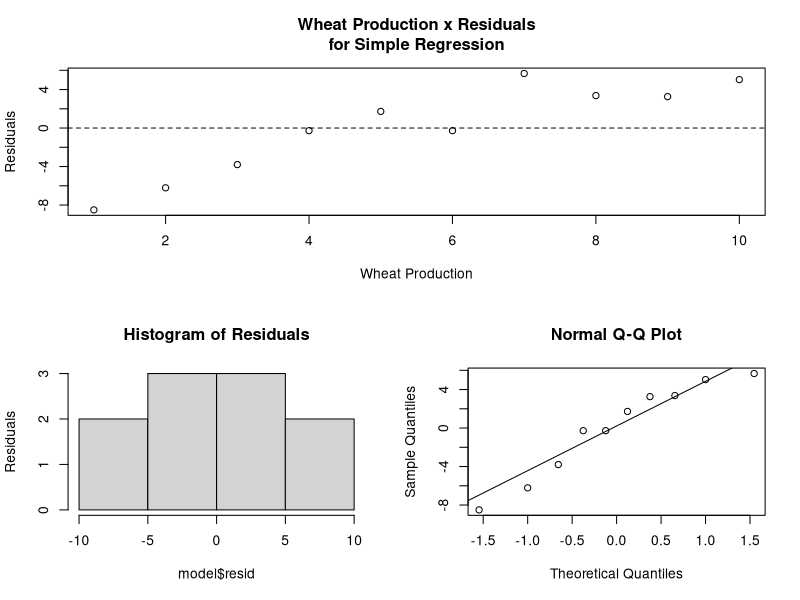

Write R code to recreate this figure. (Note: this script raises an error after producing the figure.)

##=================================================
# Simple Linear Regression
##=================================================

## The data regarding the production of wheat in tons (x) and the price of the
## kilo of flour in pounds (y ) in a given country.

## To read x and y in R

x<-c(30, 28, 32, 25, 25, 25, 22, 24, 35, 40)
x
y<-c(25, 30, 27, 40, 42, 40, 50, 45, 30, 25)
y

# To compute the correlation coefficient in R

r_xy<-cor(x,y)
r_xy

# To fit the regression model in R

model<-lm(y~x)

# To obtain the regression coefficients (the intercept and slope), and other measures

summary(model)

# To obtain the fitted values in R

residuals(lm(y~x))

# To perform stepwise variable selection in R

step(model)
 

layout(matrix(c(1,1,2,3),2,2,byrow=T))
# Wheat Production x Residuals Plot

plot(resid(model),
     main="Wheat Production x Residuals\nfor Simple Regression",
     xlab="Wheat Production", ylab="Residuals")
abline(h=0,lty=2)

# Histogram of Residuals

hist(model$resid, main="Histogram of Residuals",
     ylab="Residuals")

## Q-Q Plot

qqnorm(model$resid)
qqline(model$resid)

## To read x and y in R

x<-c(30, 28, 32, 25, 25, 25, 22, 24, 35, 40)
x
y<-c(25, 30, 27, 40, 42, 40, 50, 45, 30, 25)
y

# To normalize x and y in R

x1<-rnorm(x)
x1
y1<rnorm(y)
y1

# To obtain a scattered plot in R

plot(x1,y1)

# To fit the regression line (line of best fit) in R

abline(lm(y1~x1))

# Plot the histogram for y1

hist(y1, main = "Normal DIstribution")

# To perform normality test in R: Shapiro-Wilk

shapiro.test(x1)

shapiro.test(y1)
